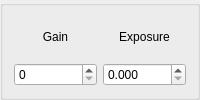
     <widget class="QGroupBox" name="groupBox">
      <property name="sizePolicy">
       <sizepolicy hsizetype="Fixed" vsizetype="Fixed">
        <horstretch>0</horstretch>
        <verstretch>0</verstretch>
       </sizepolicy>
      </property>
      <property name="flat">
       <bool>false</bool>
      </property>
      <property name="checkable">
       <bool>false</bool>
      </property>
      <layout class="QGridLayout" name="gridLayout_3">
       <item row="1" column="0">
        <widget class="QESpinBox" name="qespinbox">
         <property name="focusPolicy">
          <enum>Qt::ClickFocus</enum>
         </property>
         <property name="buttonSymbols">
          <enum>QAbstractSpinBox::UpDownArrows</enum>
         </property>
         <property name="decimals">
          <number>0</number>
         </property>
         <property name="maximum">
          <double>31.000000000000000</double>
         </property>
         <property name="variable" stdset="0">
          <string>$(P):cam1:Gain</string>
         </property>
         <property name="variableSubstitutions" stdset="0">
          <string>P=13PS7</string>
         </property>
         <property name="displayAlarmState">
          <bool>false</bool>
         </property>
         <property name="useDbPrecision" stdset="0">
          <bool>false</bool>
         </property>
        </widget>
       </item>
       <item row="0" column="0">
        <widget class="QLabel" name="label_2">
         <property name="text">
          <string>Gain</string>
         </property>
         <property name="alignment">
          <set>Qt::AlignCenter</set>
         </property>
        </widget>
       </item>
       <item row="0" column="1">
        <widget class="QLabel" name="label_3">
         <property name="text">
          <string>Exposure</string>
         </property>
         <property name="alignment">
          <set>Qt::AlignCenter</set>
         </property>
        </widget>
       </item>
       <item row="1" column="1">
        <widget class="QESpinBox" name="qespinbox_3">
         <property name="focusPolicy">
          <enum>Qt::ClickFocus</enum>
         </property>
         <property name="buttonSymbols">
          <enum>QAbstractSpinBox::UpDownArrows</enum>
         </property>
         <property name="decimals">
          <number>3</number>
         </property>
         <property name="maximum">
          <double>31.000000000000000</double>
         </property>
         <property name="singleStep">
          <double>0.010000000000000</double>
         </property>
         <property name="variable" stdset="0">
          <string>$(P):cam1:AcquireTime</string>
         </property>
         <property name="variableSubstitutions" stdset="0">
          <string>P=13PS7</string>
         </property>
         <property name="displayAlarmState">
          <bool>false</bool>
         </property>
        </widget>
       </item>
      </layout>
      <zorder>qespinbox</zorder>
      <zorder>label_3</zorder>
      <zorder>label_2</zorder>
      <zorder>qespinbox_3</zorder>
     </widget>
